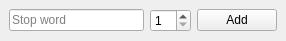
<?xml version="1.0" encoding="UTF-8"?>
<ui version="4.0">
 <class>MainWindow</class>
 <widget class="QMainWindow" name="MainWindow">
  <property name="geometry">
   <rect>
    <x>0</x>
    <y>0</y>
    <width>286</width>
    <height>41</height>
   </rect>
  </property>
  <property name="windowTitle">
   <string>MainWindow</string>
  </property>
  <widget class="QWidget" name="centralwidget">
   <layout class="QGridLayout" name="gridLayout">
    <item row="0" column="1">
     <widget class="QSpinBox" name="morale">
      <property name="toolTip">
       <string>Moral limit</string>
      </property>
      <property name="minimum">
       <number>1</number>
      </property>
     </widget>
    </item>
    <item row="0" column="2">
     <widget class="QPushButton" name="pushButton">
      <property name="text">
       <string>Add</string>
      </property>
     </widget>
    </item>
    <item row="0" column="0">
     <widget class="QLineEdit" name="stop">
      <property name="placeholderText">
       <string>Stop word</string>
      </property>
     </widget>
    </item>
   </layout>
  </widget>
 </widget>
 <resources/>
 <connections/>
</ui>
